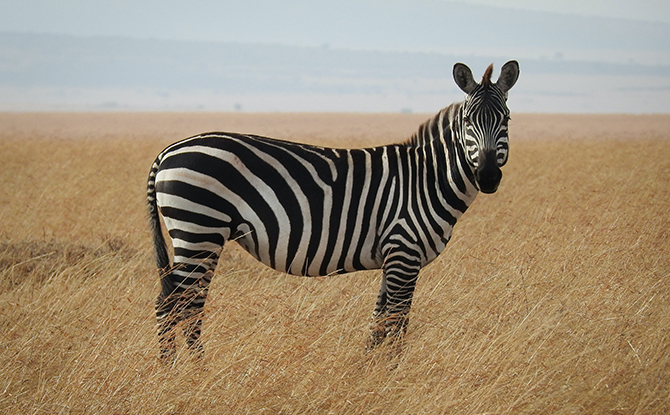
#> input picture images/zebra-s.jpg, 670 x 415 px
$ python MeanBlurr.py
#> lines starting #> are read from the running program, lines starting #| are printed output that depends on the picture
#> further down, image is the input picture: shape (415, 670, 3); mean B, G, R 118.3, 141.1, 156.7
import cv2
import numpy as np


def MeanBlur(image, kernelSize=5):
#> called with kernelSize = 5
    (h, w, c) = image.shape
#> h = 415; w = 670; c = 3
    output = np.zeros_like(image)

    kerRad = kernelSize // 2

    for i in range(0, h):
        for j in range(0, w):
            window = image[
                max(0, i - kerRad) : min(h, i + kerRad),
                max(0, j - kerRad) : min(w, j + kerRad),
            ]
            if c > 1:
                output[i][j] = np.mean(window, axis=(0, 1))
            else:
                output[i][j] = np.mean(window)
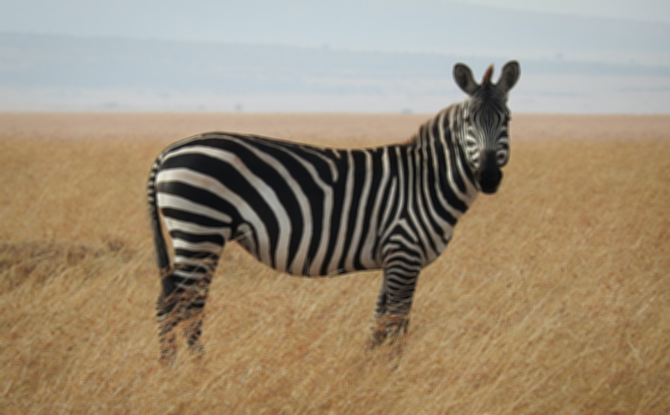
#> output: shape (415, 670, 3); mean B, G, R 118, 140.7, 156.3
    return output


image = cv2.imread("images/zebra-s.jpg")
mean = MeanBlur(image)
stack = np.concatenate((image, mean))
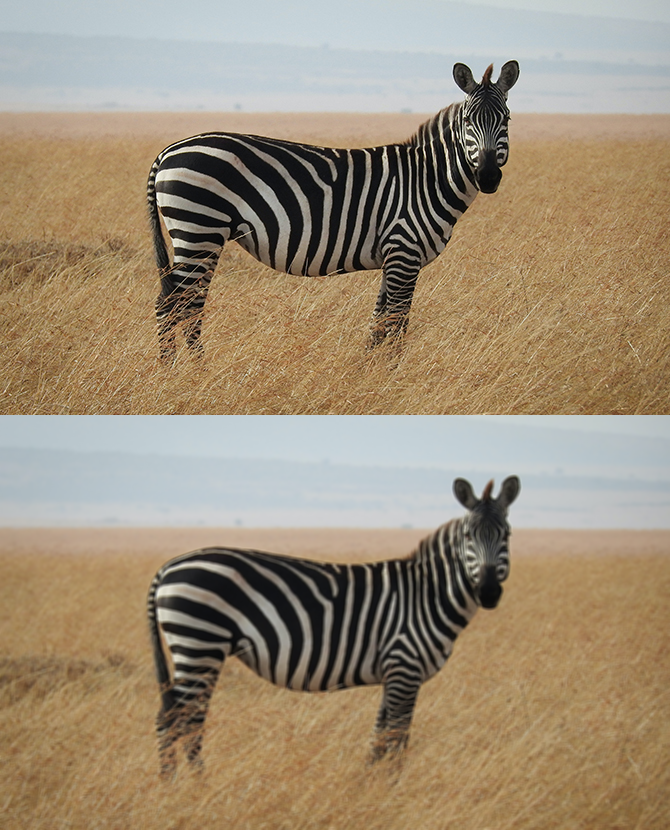
#> stack: shape (830, 670, 3); mean B, G, R 118.2, 140.9, 156.5
cv2.imshow("Mean Blurr", stack)
cv2.waitKey(0)

cv2.destroyAllWindows()

$ run again, with images/office.jpg copied over images/zebra-s.jpg
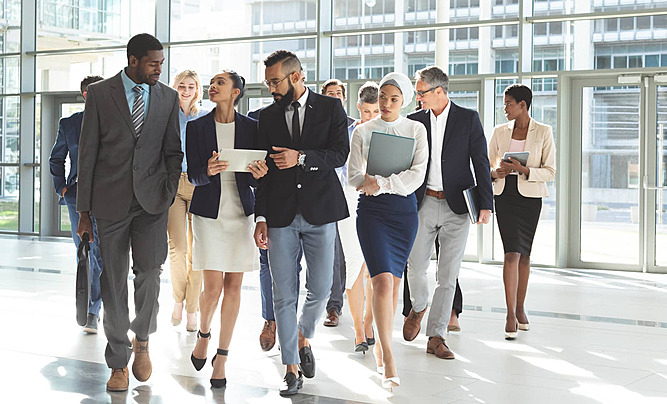
#> input picture images/office.jpg, 667 x 404 px
#> image is the input picture: shape (404, 667, 3); mean B, G, R 169.6, 171.7, 171.3
#> after the loop in MeanBlur, `for i in range(0, h):`:
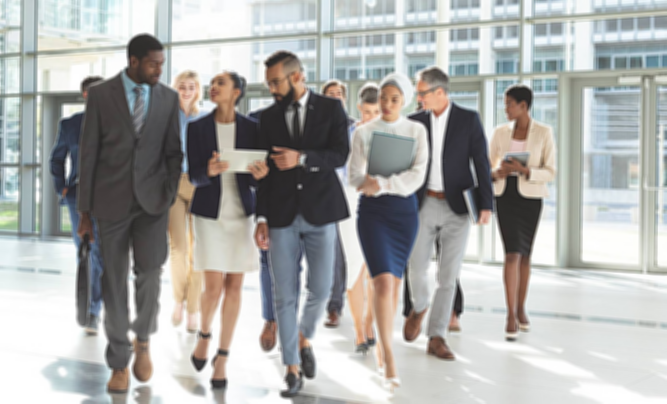
#> output: shape (404, 667, 3); mean B, G, R 169.2, 171.2, 170.8
#> `stack = np.concatenate((image, mean))`:
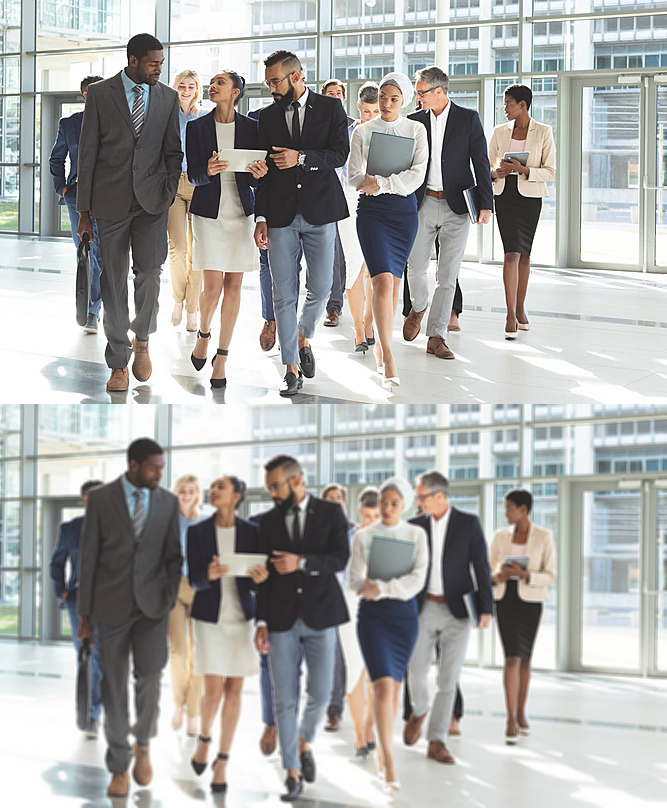
#> stack: shape (808, 667, 3); mean B, G, R 169.4, 171.4, 171
